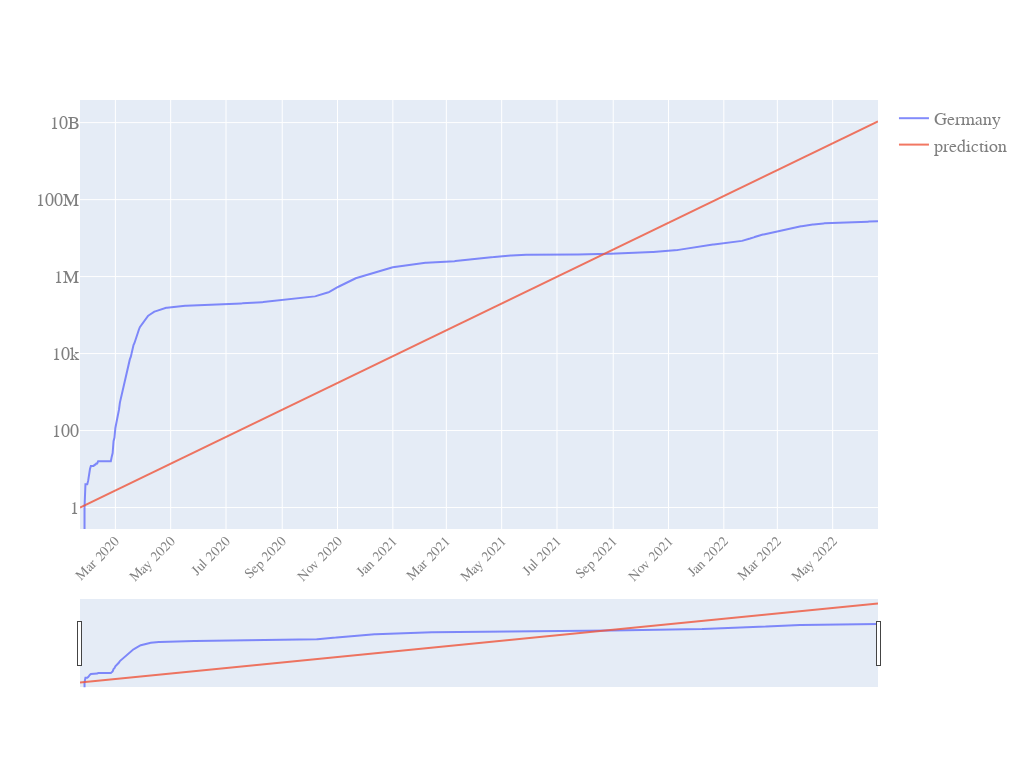

The cell this chart's notebook holds for it:
### Code cell
quick_plot(LR_inspect.date,
           LR_inspect.iloc[:,1:],
           y_scale='log',
           slider=True)

### Figure 1 — Plotly figure (JSON) as saved in the notebook; plotly's stock layout.template omitted (floating-point values rounded to 4 significant figures; data arrays with more than 128 entries replaced by an {"elided": "..."} marker saying what was removed)
{"data": [{"name": "Germany", "opacity": 0.8, "type": "scatter", "x": {"elided": "881 str values"}, "y": {"elided": "881 int values"}}, {"name": "prediction", "opacity": 0.8, "type": "scatter", "x": {"elided": "881 str values"}, "y": {"elided": "881 float values"}}], "layout": {"autosize": true, "font": {"color": "#7f7f7f", "family": "PT Sans, monospace", "size": 18}, "height": 768, "width": 1024, "xaxis": {"nticks": 20, "rangeslider": {"visible": true}, "tickangle": -45, "tickfont": {"color": "#7f7f7f", "size": 14}}, "yaxis": {"type": "log"}}}
